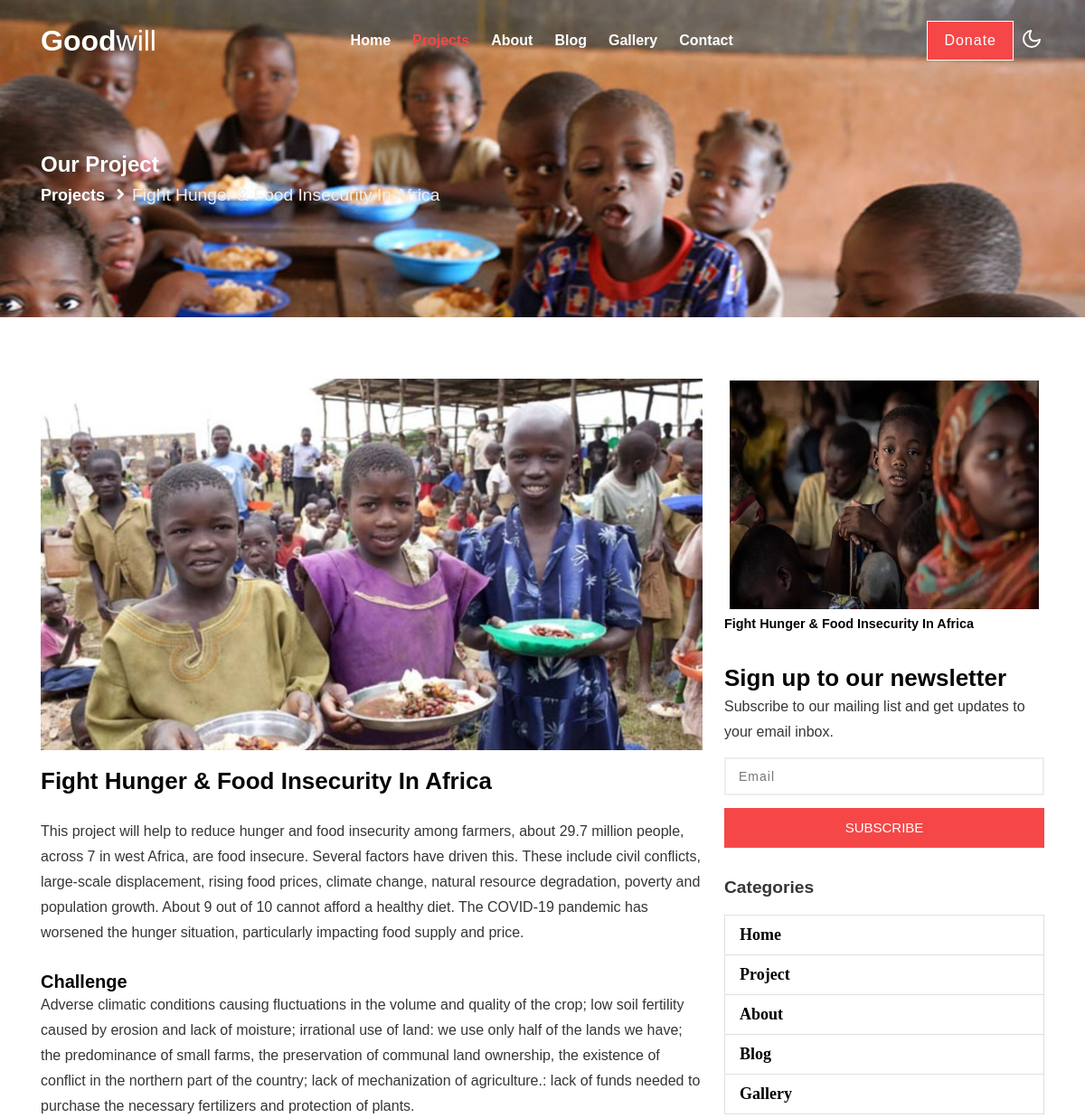
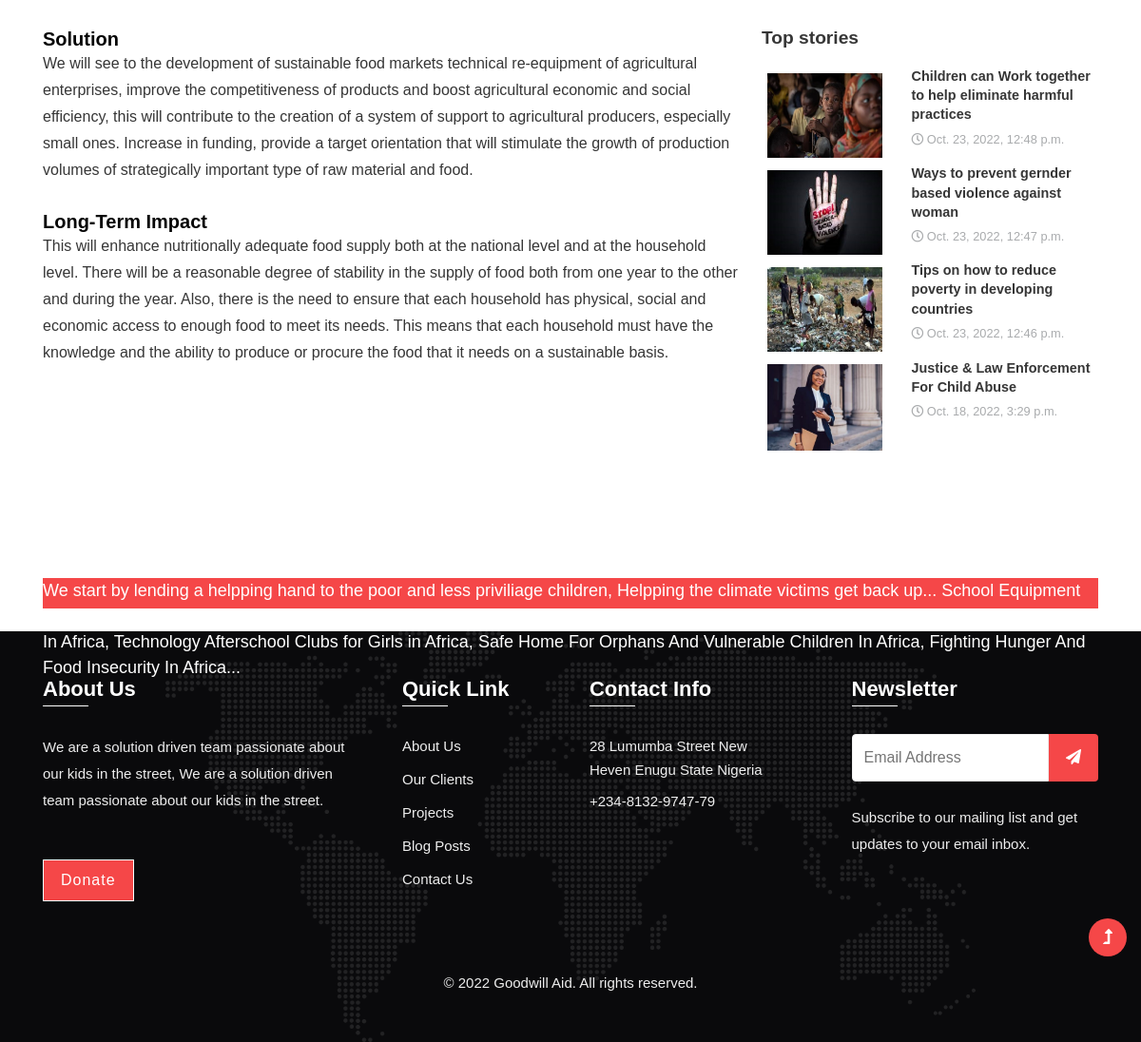
Screenshot of /project/fight-hunger-food-insecurity-in-africa/ with the database file from the repository (2 pictures, top to bottom).
### ngo/models.py (models this page shows, shortened)
class Service(models.Model):
    title = models.CharField(max_length=550)
    slug = models.SlugField(max_length=550,null=True,blank=True)
    published = models.BooleanField(default=True,null=True,blank=True)
    date_posted = models.DateTimeField(default=datetime.now, null=True,blank=True )
    serviceimg = models.ImageField(default='serviceimg.jpg')
    serviceimg_1 = models.ImageField(null=True,blank=True )
    body = RichTextField()

### blog/models.py (models this page shows, shortened)
class Blog(models.Model):
    title = models.CharField(max_length=550)
    slug = models.SlugField(max_length=550,null=True,blank=True)
    published = models.BooleanField(default=True,null=True,blank=True)
    date_posted = models.DateTimeField(default=datetime.now, null=True,blank=True )
    blogimg = models.ImageField(default='blogimg.jpg')
    blogimg_1 = models.ImageField(null=True,blank=True)
    body = RichTextField()

### ngo/views.py (the view)
# urls.py: path('project/<slug:slug_id>/',views.project,name='project'),
def project(request,slug_id):
    project = Service.objects.filter(slug=slug_id).first()
    blog = Blog.objects.order_by('-date_posted').filter(published=True)[:4]
    context = {
        'post': project,
        'blog': blog
    }
    return render(request,'ngo/project.html',context)

### templates/ngo/project.html (shortened to what this page needs)
{% extends "base.html" %}
{% load static %}
{% block content %}
 <section class="Project py-5">
    <div class="king-breadcrumb py-lg-5">
        <div class="container pt-4 pb-sm-4">
            <h4 class="inner-text-title font-weight-bold pt-sm-5 pt-4">Our Project</h4>
            <ul class="breadcrumbs-custom-path">
                <li><a style="font-size: larger;" href="{% url 'projects' %}">Projects</a></li>
                <li style="font-size: larger;" class="active"><i class="fas fa-angle-right mx-2"></i>{{ post.title}}</li>
            </ul>
        </div>
    </div>
</section>
<section style="margin-top: -6rem !important;" class="about-section py-5">
    <div class="container py-md-5 py-4">
        <div class="row mt-sm-5 mt-4">
            {% if post %}
                <div class="col-lg-8 mt-lg-0 mt-4 ">
                    {% if post.serviceimg %}
                    <img src="{{post.serviceimg_1.url}}" alt="Charity Foundation in Africa, Charity Foundation in Nigeria  Help the Poor, Save The Children In Africa" class="img-fluid radius-image py-3">
                    {% endif %}
                    <h3 class="title-style mb-4">{{ post.title}}</h3>
                    <p>{{post.body | safe}}</p>
                </div>
            {% endif %}
            <aside class="col-lg-4 mt-3 agileits-kings-right-blog-con text-right">
                <div class="right-blog-info text-left">
                    <div class="tech-btm">
                        <img src="{{post.serviceimg.url}}" class="img-fluid" alt="">
                        <h5  >{{ post.title}}</h5>
                    </div>
                    <div class="tech-btm">
                        <h3 class="title-style">Sign up to our newsletter</h3>
                        <p>Subscribe to our mailing list and get updates to your email inbox.</p>
                        <form action="#" method="post">
                            <input type="email" placeholder="Email" required="">
                            <input style="background: var(--primary-color);" type="submit" value="Subscribe">
                        </form>
                    </div>
                    <div style="font-weight: bold; font-family: 'Courier New', Courier, monospace;" class="tech-btm">
                        <h4>Categories</h4>
                        <ul class="service-list">
                            <li class="list-group-item service-link d-flex justify-content-between align-items-center">
                              <a style="color: var(--font-color)!important; color: black!important; font-family: 'Nunito'; font-size: large;"   href="{% url 'index' %}">Home</a>
                            </li>
                            <li class="list-group-item service-link d-flex justify-content-between align-items-center">
                                <a style="color: var(--font-color)!important; color: black!important; font-family: 'Nunito'; font-size: large;" href="{% url 'projects' %}">Project</a>
                              </li>
                            <li class="list-group-item service-link d-flex justify-content-between align-items-center">
                                <a style="color: var(--font-color)!important; color: black!important; font-family: 'Nunito'; font-size: large;"  href="{% url 'about' %}">About</a>
                            </li>
                            <li class="list-group-item service-link d-flex justify-content-between align-items-center">
                                <a style="color: var(--font-color)!important; color: black!important; font-family: 'Nunito'; font-size: large; " href="{% url 'blog' %}">Blog</a>
                            </li>
                            <li class="list-group-item service-link d-flex justify-content-between align-items-center">
                                <a style="color: var(--font-color)!important; color: black!important; font-family: 'Nunito'; font-size: large; "  href="{% url 'gallery' %}">Gallery</a>
                            </li>
                          </ul>
                    </div>
                    <div class="tech-btm">
                        <h4>Top stories </h4>
                        <div class="blog-grids row mb-3">
                            {% if blog %}
                            {% for item in blog %}
                            <div class="col-md-5 blog-grid-left">
                                <a href="{% url 'blog' item.slug %}">
                                    <img style="border: none;" src="{{item.blogimg.url}}" class="img-fluid" alt="">
                                </a>
                            </div>
                            <div class="col-md-7 blog-grid-right">
                                <h5>
                                    <a href="{% url 'blog' item.slug %}">{{item.title}}</a>
                                </h5>
                                <div class="sub-meta">
                                    <span>
                                        <i class="far fa-clock"></i> {{ item.date_posted }}</span>
                                </div>
                            </div>
                            {% endfor %}
                            {% endif %}
                        </div>
                    </div>
                </div>
            </aside>
        </div>
    </div>
</section>
<div class="container">
    <div class="row">
        <div class="col-md-12">
            <marquee style="background-color: var(--primary-color);  color: white; height: 2rem; font-size: large; font-weight: 500;" behavior="" direction="left">We start by lending a helpping hand to the poor and less priviliage children,   Helpping the climate victims get back up...  School Equipment for 400,000 Kids in Africa,  Provide Access to Clean Water,  Hope For Disabled People,  Sustain A School For 200,000 Children In Rural Area In Africa, Technology Afterschool Clubs for Girls in Africa,  Safe Home For Orphans And Vulnerable Children In Africa,  Fighting Hunger And Food Insecurity In Africa...</marquee>
        </div>
    </div>
</div>
<br>
{% endblock content %}

### rows the page displays
Service: title "Fight Hunger & Food Insecurity In Africa", serviceimg_1 (picture), body "This project will help to reduce hunger and food insecurity among farmers, about 29.7 million people, across 7 in west Africa, are food insecure. Several factors have driven this. These include civil conflicts, large-scale displacement, rising food prices, climate change, natural resource degradation, poverty and population growth. About 9 out of 10 cannot afford a healthy diet. The COVID-19 pandemic has worsened the hunger situation, particularly impacting food supply and price. Challenge Adverse climatic conditions causing fluctuations in the volume and quality of the crop; low soil fertility caused by erosion and lack of moisture; irrational use of land: we use only half of the lands we…", serviceimg (picture)
Blog: blogimg (picture), title "Children can Work together to help eliminate harmful practices", date_posted "Oct. 23, 2022, 12:48 p.m."
Blog: blogimg (picture), title "Ways to prevent gernder based violence against woman", date_posted "Oct. 23, 2022, 12:47 p.m."
Blog: blogimg (picture), title "Tips on how to reduce poverty in developing countries", date_posted "Oct. 23, 2022, 12:46 p.m."
Blog: blogimg (picture), title "Justice & Law Enforcement For Child Abuse", date_posted "Oct. 18, 2022, 3:29 p.m."
